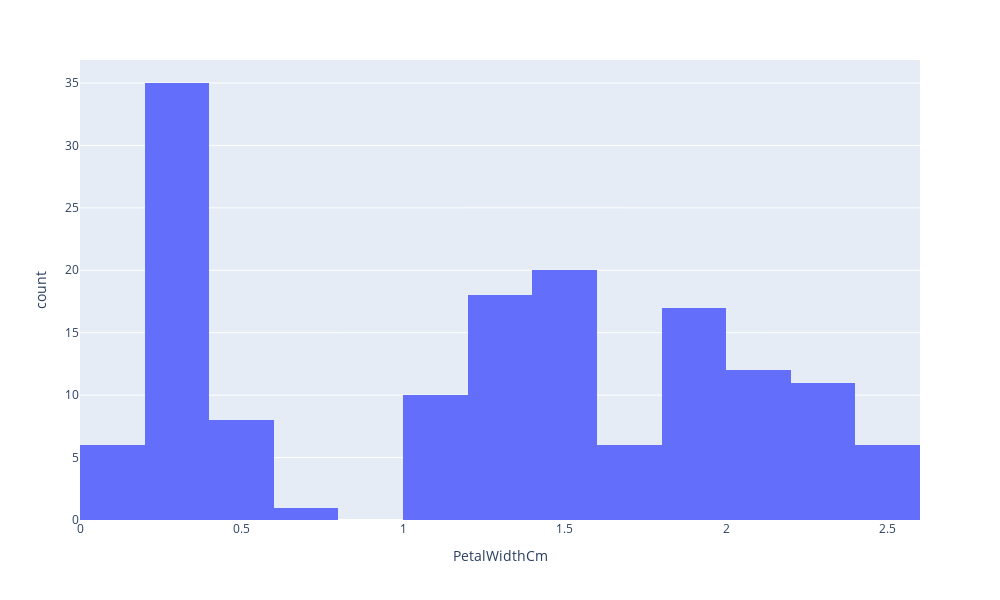

Write notebook code for a chart like this one.
### Code cell
fig=px.histogram(df,x="PetalWidthCm",nbins=20)
fig.update_layout(height=600,width=1000)
fig.show()

### Figure 1 — Plotly figure (JSON) as saved in the notebook; plotly's stock layout.template omitted (floating-point values rounded to 4 significant figures; data arrays with more than 128 entries replaced by an {"elided": "..."} marker saying what was removed)
{"data": [{"alignmentgroup": "True", "bingroup": "x", "hovertemplate": "PetalWidthCm=%{x}<br>count=%{y}<extra></extra>", "legendgroup": "", "marker": {"color": "#636efa", "pattern": {"shape": ""}}, "name": "", "nbinsx": 20, "offsetgroup": "", "orientation": "v", "showlegend": false, "type": "histogram", "x": {"elided": "150 float values"}, "xaxis": "x", "yaxis": "y"}], "layout": {"barmode": "relative", "height": 600, "legend": {"tracegroupgap": 0}, "margin": {"t": 60}, "width": 1000, "xaxis": {"anchor": "y", "domain": [0, 1], "title": {"text": "PetalWidthCm"}}, "yaxis": {"anchor": "x", "domain": [0, 1], "title": {"text": "count"}}}}
